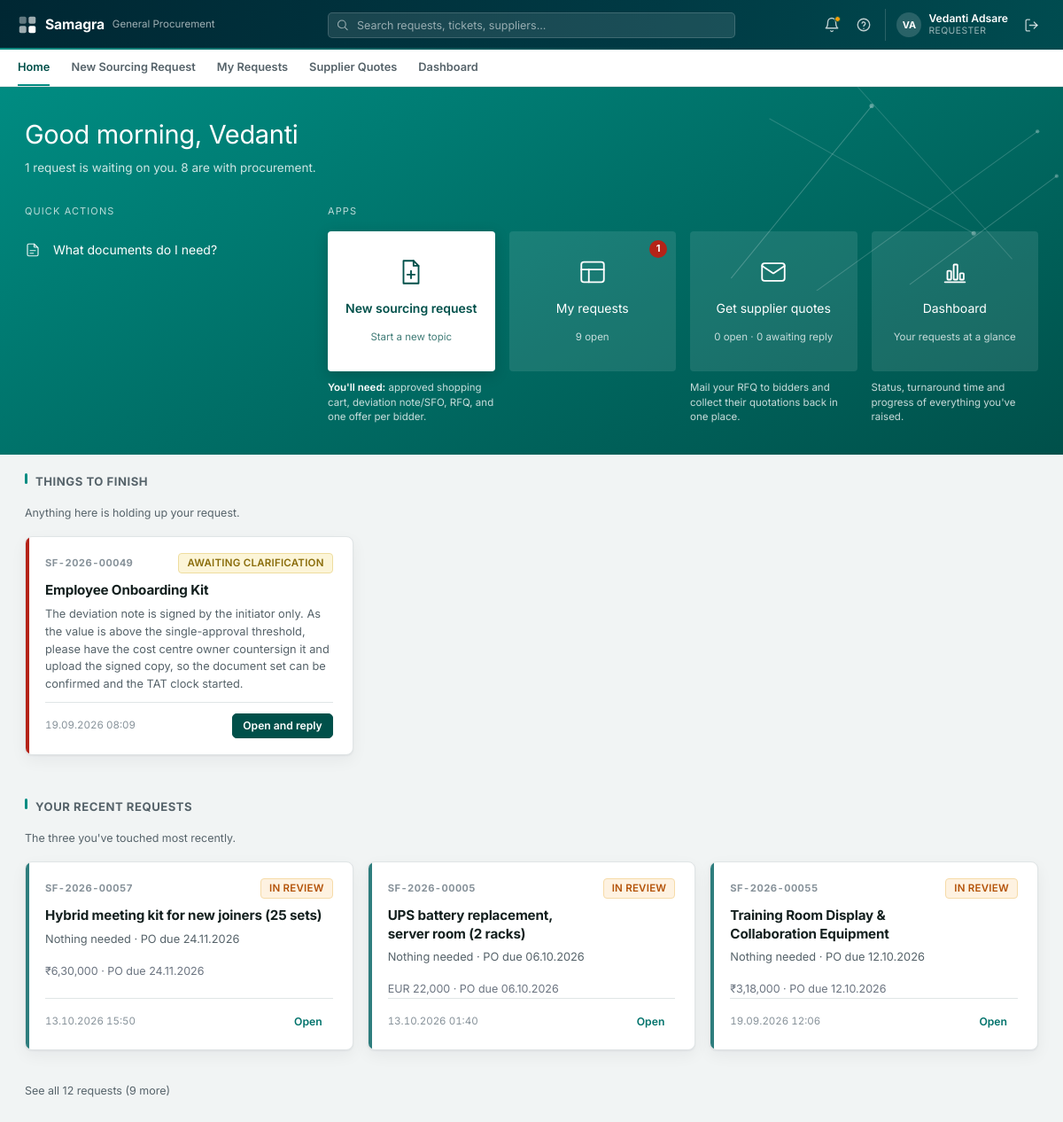
The page /home (signed in) on the database as committed earlier.
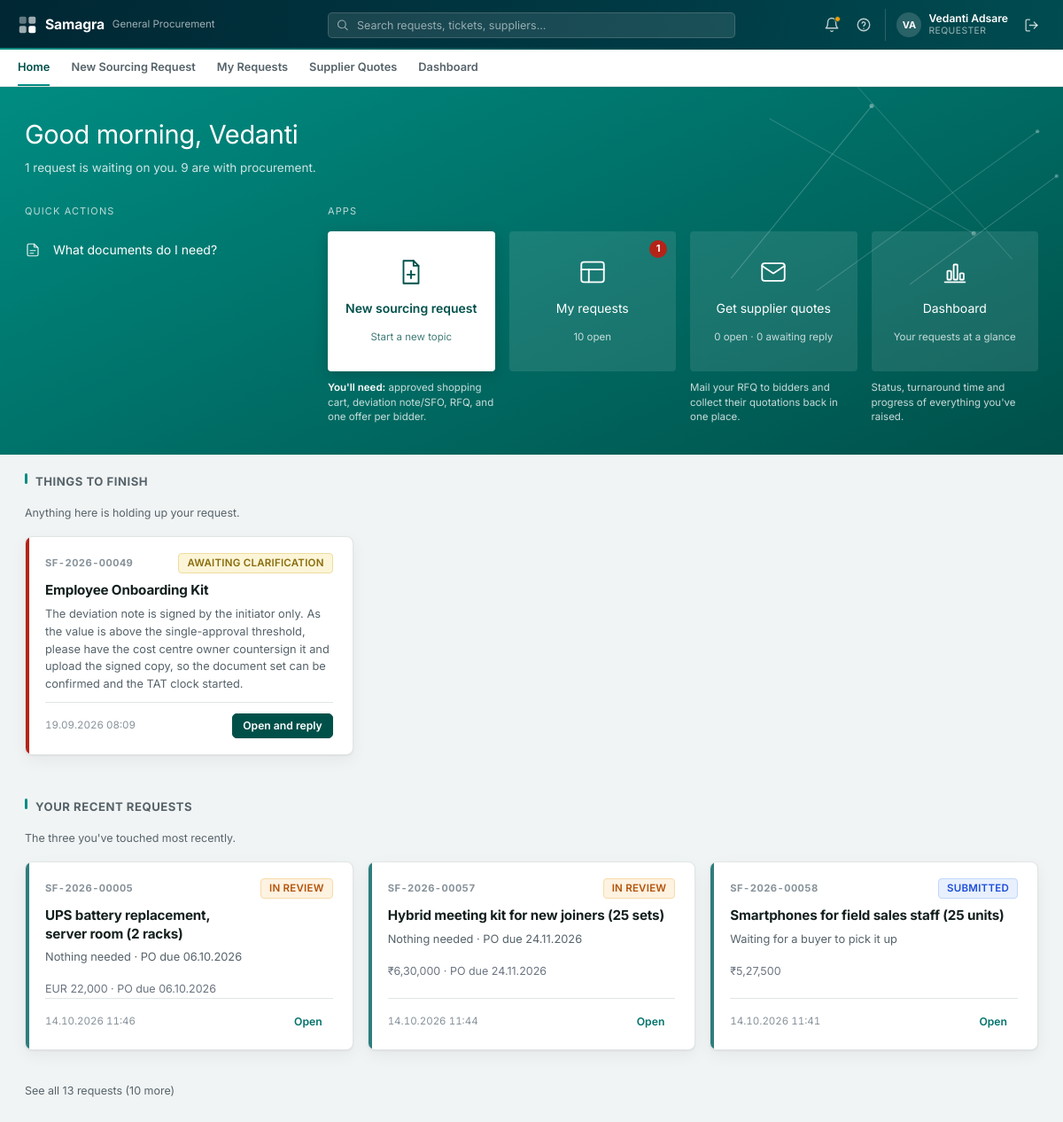
The same page on the database as committed later.
### tables this page shows
CREATE TABLE users (
    email           TEXT PRIMARY KEY,
    name            TEXT NOT NULL,
    salt            TEXT NOT NULL,
    password_hash   TEXT NOT NULL,
    created_at      TIMESTAMP NOT NULL
);

CREATE TABLE cases (
    id                          INTEGER PRIMARY KEY AUTOINCREMENT,
    ticket_no                   TEXT UNIQUE,
    sc_number                   TEXT NOT NULL UNIQUE,
    topic_title                 TEXT NOT NULL,
    description                 TEXT,
    requestor_name              TEXT NOT NULL,
    requestor_email             TEXT NOT NULL,
    requestor_contact           TEXT,
    is_on_behalf                INTEGER DEFAULT 0,
    submitted_by_name           TEXT,
    submitted_by_email          TEXT,
    requesting_dept             TEXT NOT NULL,
    requisitioning_bu           TEXT,
    expense_commodity           TEXT,
    delivery_location           TEXT,
    topic_value_inr             REAL NOT NULL,
    currency                    TEXT,
    tax_basis                   TEXT,
    fc_valid_till               DATE,
    date_required_by            DATE,
    submitted_at                TIMESTAMP NOT NULL,
    status                      TEXT NOT NULL,
    assigned_buyer              TEXT,
    final_corrected_docs_date   DATE,
    defined_tat                 INTEGER,
    expected_po_closure         DATE,
    case_folder                 TEXT NOT NULL,
    parse_status                TEXT,
    remarks_for_user            TEXT,
    remarks_for_buyer           TEXT,
    in_scope                    INTEGER DEFAULT 1
, cost_center TEXT, employee_code TEXT, user_id TEXT, sourcing_type TEXT DEFAULT 'Product', fx_rate REAL DEFAULT 1.0, topic_value_foreign REAL, delivery_from_date DATE, delivery_to_date DATE, mrm_conducted TEXT, mrm_reason TEXT, po_number TEXT, delivery_building TEXT, mrm_relevant TEXT, offer_analysis TEXT, offer_analysis_at TIMESTAMP, source TEXT DEFAULT 'portal', external_case_id TEXT, category TEXT, est_value REAL, est_currency TEXT, rfq_deadline DATE, external_status TEXT, sourcing_basis TEXT DEFAULT 'One-time sourcing', value_eur REAL, offer_comparison TEXT, brief TEXT, brief_at TIMESTAMP, brief_key TEXT, market_benchmark TEXT, market_benchmark_at TIMESTAMP, infosec_answers TEXT, infosec_required INTEGER);

CREATE TABLE audit_trail (
    id            INTEGER PRIMARY KEY AUTOINCREMENT,
    case_id       INTEGER NOT NULL REFERENCES cases(id),
    actor         TEXT NOT NULL,
    action        TEXT NOT NULL,
    detail        TEXT,
    created_at    TIMESTAMP NOT NULL
, visibility TEXT DEFAULT 'internal');

### main.py (the view)
@app.get("/home", response_class=HTMLResponse)
async def home(request: Request, user=Depends(require_login)):
    from datetime import datetime
    if user.get("is_admin"):
        return RedirectResponse(url="/dashboard", status_code=303)
    if user["role"] == "buyer":
        from routers.buyer_routes import buyer_home_context
        context = buyer_home_context(user)
        template = "buyer/home.html"
    else:
        from routers.requester_routes import requester_home_context
        context = requester_home_context(user)
        template = "requester/home.html"
    context.update({"user": user, "nav_page": "home", "now_hour": datetime.now().hour})
    return templates.TemplateResponse(request, template, context)

### templates/requester/home.html (shortened to what this page needs)
{% extends "base.html" %}
{% block hero %}
<div class="sf-hero-band sf-home-hero">
    <div class="sf-hero-inner">
        <h1 class="sf-home-greeting">Good {{ "morning" if now_hour < 12 else ("afternoon" if now_hour < 17 else "evening") }}, {{ user.name.split(" ")[0] }}</h1>
        {% if cases_count == 0 %}
        <p class="sf-home-subtitle">Nothing here yet — send your first sourcing topic to Procurement.</p>
        {% else %}
        <p class="sf-home-subtitle">{{ waiting_on_you }} request{{ "s" if waiting_on_you != 1 }} {{ "is" if waiting_on_you == 1 else "are" }} waiting on you. {{ with_procurement }} {{ "is" if with_procurement == 1 else "are" }} with procurement.</p>
        {% endif %}
        <div class="sf-home-cols">
            <div>
                <div class="sf-home-eyebrow">Quick actions</div>
                <div class="sf-home-quick">
                    <a href="mailto:procurement.intake.demo@outlook.com?subject=What documents do I need?">
                        What documents do I need?
                    </a>
                </div>
            </div>
            <div>
                <div class="sf-home-eyebrow">Apps</div>
                <div class="sf-home-tiles">
                    <div class="sf-home-tilecol">
                        <a class="sf-home-tile sf-home-tile--primary" href="/requests/new">
                            <svg width="34" height="34" viewBox="0 0 24 24" fill="none" stroke="currentColor" stroke-width="1.3" stroke-linecap="round" stroke-linejoin="round"><path d="M6 3h8l4 4v14H6z"></path><path d="M14 3v4h4"></path><path d="M12 11v6M9 14h6"></path></svg>
                            <span class="sf-home-tile__title">New sourcing request</span>
                            <span class="sf-home-tile__sub">Start a new topic</span>
                        </a>
                        <div class="sf-home-tilehint"><b>You'll need:</b> approved shopping cart, deviation note/SFO, RFQ, and one offer per bidder.</div>
                    </div>
                    <div class="sf-home-tilecol">
                        <a class="sf-home-tile" href="/requests">
                            {% if waiting_on_you > 0 %}<span class="sf-home-tile__pin">{{ waiting_on_you }}</span>{% endif %}
                            <svg width="34" height="34" viewBox="0 0 24 24" fill="none" stroke="#fff" stroke-width="1.3" stroke-linecap="round" stroke-linejoin="round"><rect x="3" y="4" width="18" height="16" rx="2"></rect><line x1="3" y1="10" x2="21" y2="10"></line><line x1="9" y1="10" x2="9" y2="20"></line></svg>
                            <span class="sf-home-tile__title">My requests</span>
                            <span class="sf-home-tile__sub">{{ open_count }} open</span>
                        </a>
                    </div>
                    <div class="sf-home-tilecol">
                        <a class="sf-home-tile" href="/supplier-rfq">
                            <svg width="34" height="34" viewBox="0 0 24 24" fill="none" stroke="#fff" stroke-width="1.3" stroke-linecap="round" stroke-linejoin="round"><path d="M3 7l9 6 9-6"></path><rect x="3" y="5" width="18" height="14" rx="2"></rect></svg>
                            <span class="sf-home-tile__title">Get supplier quotes</span>
                            <span class="sf-home-tile__sub">{{ open_rfq_count }} open · {{ rfq_awaiting }} awaiting reply</span>
                        </a>
                        <div class="sf-home-tilehint">Mail your RFQ to bidders and collect their quotations back in one place.</div>
                    </div>
                    <div class="sf-home-tilecol">
                        <a class="sf-home-tile" href="/dashboard">
                            <span class="sf-home-tile__title">Dashboard</span>
                            <span class="sf-home-tile__sub">Your requests at a glance</span>
                        </a>
                        <div class="sf-home-tilehint">Status, turnaround time and progress of everything you've raised.</div>
                    </div>
                </div>
            </div>
        </div>
    </div>
</div>
{% endblock %}
{% block content %}
{% if cases_count > 0 %}
{% if things_to_finish %}
<h2 class="sf-section-header" style="margin-top:0;">Things to Finish</h2>
<p class="sf-caption" style="margin:-6px 0 16px;">Anything here is holding up your request.</p>
<div class="sf-home-attn__row">
    {% for c in things_to_finish %}
    <div class="sf-card sf-home-attn-card sf-home-attn-card--urgent"
         data-href="/requests/{{ c.id }}?tab=activity" tabindex="0">
        <div class="sf-home-attn-card__top">
            <span class="sf-home-attn-card__ref">{{ c.ticket_no }}</span>
            {{ c.status | status_chip }}
        </div>
        <h3>{{ c.topic_title }}</h3>
        <p>{{ c.next_step }}</p>
        <div class="sf-home-attn-card__foot">
            <span class="sf-home-attn-card__when">{{ c.updated_at | timestamp }}</span>
            <a href="/requests/{{ c.id }}?tab=activity" class="sf-btn sf-btn--primary sf-btn--sm">Open and reply</a>
        </div>
    </div>
    {% endfor %}
</div>
{% endif %}
{% if recent_requests %}
<h2 class="sf-section-header" style="margin-top:32px;">Your recent requests</h2>
<p class="sf-caption" style="margin:-6px 0 16px;">The three you've touched most recently.</p>
<div class="sf-home-attn__row">
    {% for c in recent_requests %}
    <div class="sf-card sf-home-attn-card sf-home-attn-card--{{ 'done' if c.closed_on else ('waiting' if c.status == 'ENQUIRED' else 'calm') }}"
         data-href="/requests/{{ c.id }}" tabindex="0">
        <div class="sf-home-attn-card__top">
            <span class="sf-home-attn-card__ref">{{ c.ticket_no }}</span>
            {{ c.status | status_chip }}
        </div>
        <h3>{{ c.topic_title }}</h3>
        <p>{{ c.next_step }}</p>
        <div class="sf-home-card__meta">
            {{ c | money }}{% if c.closed_on %} · PO released {{ c.closed_on | date }}{% elif c.expected_po_closure %} · PO due {{ c.expected_po_closure | date }}{% endif %}
        </div>
        <div class="sf-home-attn-card__foot">
            <span class="sf-home-attn-card__when">{{ c.updated_at | timestamp }}</span>
            <a href="/requests/{{ c.id }}" class="sf-btn sf-btn--ghost sf-btn--sm">Open</a>
        </div>
    </div>
    {% endfor %}
</div>
{% endif %}
<a href="/requests" class="sf-caption" style="display:inline-block;margin-top:20px;">
    {% if more_requests %}See all {{ cases_count }} requests ({{ more_requests }} more){% else %}Show all my requests{% endif %}
</a>
{% endif %}
{% endblock %}

### templates/base.html (shortened to what this page needs)
<!doctype html>
<html lang="en">
<head>
    <link rel="stylesheet" href="{{ asset_url('/static/css/base.css') }}">
    <link rel="stylesheet" href="{{ asset_url('/static/css/header.css') }}">
    <link rel="stylesheet" href="{{ asset_url('/static/css/forms.css') }}">
    <link rel="stylesheet" href="{{ asset_url('/static/css/queue.css') }}">
    <link rel="stylesheet" href="{{ asset_url('/static/css/login.css') }}">
    <link rel="stylesheet" href="{{ asset_url('/static/css/detail-hero.css') }}">
    <link rel="stylesheet" href="{{ asset_url('/static/css/new-request-form.css') }}">
    <link rel="stylesheet" href="{{ asset_url('/static/css/requester-home.css') }}">
    <link rel="stylesheet" href="{{ asset_url('/static/css/login-split.css') }}">
    <link rel="stylesheet" href="{{ asset_url('/static/css/confirm-success.css') }}">
    <link rel="stylesheet" href="{{ asset_url('/static/css/my-requests.css') }}">
    <link rel="stylesheet" href="{{ asset_url('/static/css/buyer-queue-list.css') }}">
    <link rel="stylesheet" href="{{ asset_url('/static/css/case-status.css') }}">
</head>
<body class="{% block body_class %}{% endblock %}">
{% import "_macros/icons.html" as ic %}
{% import "_macros/notification_panel.html" as np %}
{% if user %}
<div class="sf-shell-header">
    <div class="sf-shell-header__row">
        <a class="sf-shell-brand" href="/home" title="Home">
            <span class="sf-shell-brand__name">Samagra</span>
            <span class="sf-shell-brand__dept">General Procurement</span>
        </a>
        {% if not user.is_admin %}
        <form class="sf-shell-search" method="get" action="{{ '/queue' if user.role == 'buyer' else '/requests' }}">
            <input type="text" name="q" placeholder="Search requests, tickets, suppliers..." value="{{ request.query_params.get('q', '') }}">
        </form>
        {% else %}
        <div class="sf-shell-search" style="visibility:hidden;"></div>
        {% endif %}
        <div class="sf-shell-actions">
            {{ np.render(notifications) }}
            <a class="sf-shell-icon-btn" href="mailto:procurement.intake.demo@outlook.com" title="Help &amp; support">{{ ic.icon("help-circle", 18) }}</a>
            <div class="sf-shell-user">
                <span class="sf-avatar">{{ user.name | initials }}</span>
                <div class="sf-shell-user__meta">
                    <span class="sf-shell-user__name">{{ user.name }}</span>
                    <span class="sf-shell-user__role">{{ "Procurement head" if user.is_admin else ("Buyer (GP)" if user.role == "buyer" else "Requester") }}</span>
                </div>
            </div>
            <form class="sf-logout-form" method="post" action="/logout">
                <button type="submit" class="sf-shell-icon-btn" title="Log out">{{ ic.icon("log-out", 17) }}</button>
            </form>
        </div>
    </div>
</div>
{% if not hide_nav_tabs %}
<div class="sf-shell-subnav">
    <div class="sf-shell-subnav__row">
        {% if user.role == "requester" %}
        <a class="sf-shell-subnav__link {{ 'active' if nav_page == 'home' else '' }}" href="/home">Home</a>
        <a class="sf-shell-subnav__link {{ 'active' if nav_page == 'new_request' else '' }}" href="/requests/new">New Sourcing Request</a>
        <a class="sf-shell-subnav__link {{ 'active' if nav_page == 'my_requests' else '' }}" href="/requests">My Requests</a>
        <a class="sf-shell-subnav__link {{ 'active' if nav_page == 'supplier_rfq' else '' }}" href="/supplier-rfq">Supplier Quotes</a>
        <a class="sf-shell-subnav__link {{ 'active' if nav_page == 'dashboard' else '' }}" href="/dashboard">Dashboard</a>
        {% elif user.is_admin %}
        {# The procurement head monitors; the dashboard is the whole job. No
           queue, no cases of their own, no mailbox to work. #}
        <a class="sf-shell-subnav__link active" href="/dashboard">Dashboard</a>
        {% endif %}
    </div>
</div>
{% endif %}
{% endif %}
{% block hero %}{% endblock %}
<main class="sf-content {% block content_width %}{% endblock %}">
    {% block content %}{% endblock %}
</main>
</body>
</html>

### templates/_macros/notification_panel.html (shortened to what this page needs)
{% import "_macros/icons.html" as ic %}
{% macro render(notifications) %}
<div class="sf-notif" data-notif>
    <button type="button" class="sf-shell-icon-btn" data-notif-trigger aria-label="Notifications">
        {% if notifications %}<span class="sf-notif__dot"></span>{% endif %}
    </button>
</div>
{% endmacro %}

Rows that differ between the two databases and show on the page:
no longer on this page (row unchanged): cases: ticket_no "SF-2026-00055", status|status_chip "IN REVIEW", topic_title "Training Room Display & Collaboration Equipment", next_step "Nothing needed · PO due 12.10.2026", c "₹3,18,000", expected_po_closure "12.10.2026", updated_at "19.09.2026 12:06", shown under "YOUR RECENT REQUESTS"
changed cases "UPS battery replacement, server room (2 racks)": updated_at "13.10.2026 01:40" → "14.10.2026 11:46"; moves up the list
changed cases "Hybrid meeting kit for new joiners (25 sets)": updated_at "13.10.2026 15:50" → "14.10.2026 11:44"
added cases: ticket_no "SF-2026-00058", status|status_chip "SUBMITTED", topic_title "Smartphones for field sales staff (25 units)", next_step "Waiting for a buyer to pick it up", c "₹5,27,500", updated_at "14.10.2026 11:41", shown under "YOUR RECENT REQUESTS"
Other text that changed with them:
{{ with_procurement }}: "8" → "9"
{{ open_count }}: "9" → "10"
{{ cases_count }}: "12" → "13"
{{ more_requests }}: "9" → "10"
